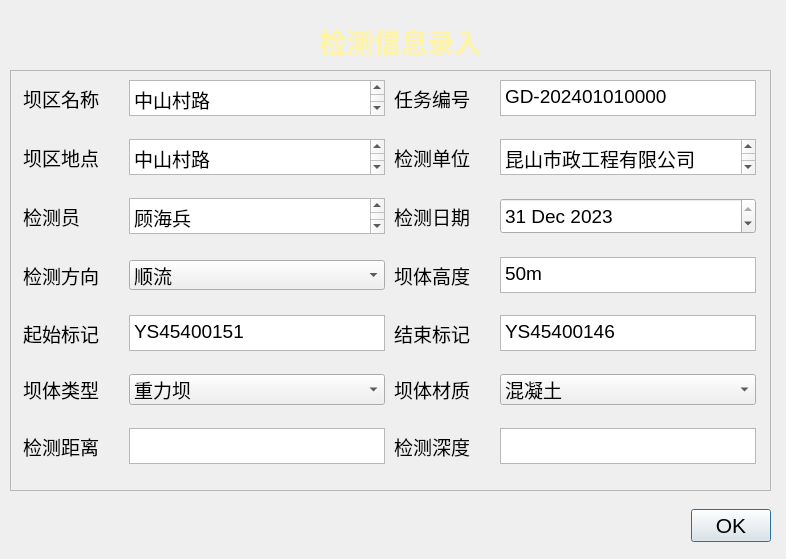
<?xml version="1.0" encoding="UTF-8"?>
<ui version="4.0">
 <class>Dialog</class>
 <widget class="QDialog" name="Dialog">
  <property name="geometry">
   <rect>
    <x>0</x>
    <y>0</y>
    <width>786</width>
    <height>559</height>
   </rect>
  </property>
  <property name="windowTitle">
   <string>Dialog</string>
  </property>
  <widget class="QDialogButtonBox" name="buttonBox">
   <property name="geometry">
    <rect>
     <x>50</x>
     <y>500</y>
     <width>721</width>
     <height>51</height>
    </rect>
   </property>
   <property name="font">
    <font>
     <pointsize>16</pointsize>
     <bold>false</bold>
    </font>
   </property>
   <property name="orientation">
    <enum>Qt::Horizontal</enum>
   </property>
   <property name="standardButtons">
    <set>QDialogButtonBox::Ok</set>
   </property>
  </widget>
  <widget class="QFrame" name="frame">
   <property name="geometry">
    <rect>
     <x>10</x>
     <y>70</y>
     <width>761</width>
     <height>421</height>
    </rect>
   </property>
   <property name="font">
    <font>
     <pointsize>14</pointsize>
    </font>
   </property>
   <property name="frameShape">
    <enum>QFrame::StyledPanel</enum>
   </property>
   <property name="frameShadow">
    <enum>QFrame::Raised</enum>
   </property>
   <layout class="QGridLayout" name="gridLayout">
    <item row="7" column="1">
     <layout class="QHBoxLayout" name="horizontalLayout_11">
      <item>
       <widget class="QLabel" name="label_12">
        <property name="maximumSize">
         <size>
          <width>100</width>
          <height>16777215</height>
         </size>
        </property>
        <property name="text">
         <string>坝体高度</string>
        </property>
       </widget>
      </item>
      <item>
       <widget class="QTextEdit" name="pipeDEdit">
        <property name="sizePolicy">
         <sizepolicy hsizetype="Preferred" vsizetype="Fixed">
          <horstretch>0</horstretch>
          <verstretch>0</verstretch>
         </sizepolicy>
        </property>
        <property name="maximumSize">
         <size>
          <width>256</width>
          <height>36</height>
         </size>
        </property>
        <property name="html">
         <string>&lt;!DOCTYPE HTML PUBLIC &quot;-//W3C//DTD HTML 4.0//EN&quot; &quot;http://www.w3.org/TR/REC-html40/strict.dtd&quot;&gt;
&lt;html&gt;&lt;head&gt;&lt;meta name=&quot;qrichtext&quot; content=&quot;1&quot; /&gt;&lt;meta charset=&quot;utf-8&quot; /&gt;&lt;style type=&quot;text/css&quot;&gt;
p, li { white-space: pre-wrap; }
hr { height: 1px; border-width: 0; }
li.unchecked::marker { content: &quot;\2610&quot;; }
li.checked::marker { content: &quot;\2612&quot;; }
&lt;/style&gt;&lt;/head&gt;&lt;body style=&quot; font-family:'Microsoft YaHei UI'; font-size:14pt; font-weight:400; font-style:normal;&quot;&gt;
&lt;p style=&quot; margin-top:0px; margin-bottom:0px; margin-left:0px; margin-right:0px; -qt-block-indent:0; text-indent:0px;&quot;&gt;50m&lt;/p&gt;&lt;/body&gt;&lt;/html&gt;</string>
        </property>
       </widget>
      </item>
     </layout>
    </item>
    <item row="2" column="1">
     <layout class="QHBoxLayout" name="horizontalLayout_4">
      <item>
       <widget class="QLabel" name="label_5">
        <property name="maximumSize">
         <size>
          <width>100</width>
          <height>16777215</height>
         </size>
        </property>
        <property name="text">
         <string>检测单位    </string>
        </property>
       </widget>
      </item>
      <item>
       <widget class="QTextEdit" name="unitEdit">
        <property name="sizePolicy">
         <sizepolicy hsizetype="Preferred" vsizetype="Fixed">
          <horstretch>0</horstretch>
          <verstretch>0</verstretch>
         </sizepolicy>
        </property>
        <property name="maximumSize">
         <size>
          <width>256</width>
          <height>36</height>
         </size>
        </property>
        <property name="html">
         <string>&lt;!DOCTYPE HTML PUBLIC &quot;-//W3C//DTD HTML 4.0//EN&quot; &quot;http://www.w3.org/TR/REC-html40/strict.dtd&quot;&gt;
&lt;html&gt;&lt;head&gt;&lt;meta name=&quot;qrichtext&quot; content=&quot;1&quot; /&gt;&lt;meta charset=&quot;utf-8&quot; /&gt;&lt;style type=&quot;text/css&quot;&gt;
p, li { white-space: pre-wrap; }
hr { height: 1px; border-width: 0; }
li.unchecked::marker { content: &quot;\2610&quot;; }
li.checked::marker { content: &quot;\2612&quot;; }
&lt;/style&gt;&lt;/head&gt;&lt;body style=&quot; font-family:'Microsoft YaHei UI'; font-size:14pt; font-weight:400; font-style:normal;&quot;&gt;
&lt;p style=&quot; margin-top:0px; margin-bottom:0px; margin-left:0px; margin-right:0px; -qt-block-indent:0; text-indent:0px;&quot;&gt;&lt;span style=&quot; font-family:'Ubuntu';&quot;&gt;昆山市政工程有限公司&lt;/span&gt;&lt;/p&gt;&lt;/body&gt;&lt;/html&gt;</string>
        </property>
       </widget>
      </item>
     </layout>
    </item>
    <item row="5" column="1">
     <layout class="QHBoxLayout" name="horizontalLayout_15">
      <item>
       <widget class="QLabel" name="label_17">
        <property name="sizePolicy">
         <sizepolicy hsizetype="Expanding" vsizetype="Preferred">
          <horstretch>0</horstretch>
          <verstretch>0</verstretch>
         </sizepolicy>
        </property>
        <property name="maximumSize">
         <size>
          <width>100</width>
          <height>16777215</height>
         </size>
        </property>
        <property name="text">
         <string>检测日期</string>
        </property>
       </widget>
      </item>
      <item>
       <widget class="QDateEdit" name="dateEdit">
        <property name="sizePolicy">
         <sizepolicy hsizetype="Preferred" vsizetype="Fixed">
          <horstretch>0</horstretch>
          <verstretch>0</verstretch>
         </sizepolicy>
        </property>
        <property name="maximumSize">
         <size>
          <width>256</width>
          <height>36</height>
         </size>
        </property>
        <property name="dateTime">
         <datetime>
          <hour>8</hour>
          <minute>0</minute>
          <second>0</second>
          <year>2023</year>
          <month>12</month>
          <day>31</day>
         </datetime>
        </property>
       </widget>
      </item>
     </layout>
    </item>
    <item row="5" column="0">
     <layout class="QHBoxLayout" name="horizontalLayout_6">
      <item>
       <widget class="QLabel" name="label_7">
        <property name="maximumSize">
         <size>
          <width>100</width>
          <height>16777215</height>
         </size>
        </property>
        <property name="text">
         <string>检测员        </string>
        </property>
       </widget>
      </item>
      <item>
       <widget class="QTextEdit" name="personEdit">
        <property name="sizePolicy">
         <sizepolicy hsizetype="Preferred" vsizetype="Fixed">
          <horstretch>0</horstretch>
          <verstretch>0</verstretch>
         </sizepolicy>
        </property>
        <property name="maximumSize">
         <size>
          <width>256</width>
          <height>36</height>
         </size>
        </property>
        <property name="html">
         <string>&lt;!DOCTYPE HTML PUBLIC &quot;-//W3C//DTD HTML 4.0//EN&quot; &quot;http://www.w3.org/TR/REC-html40/strict.dtd&quot;&gt;
&lt;html&gt;&lt;head&gt;&lt;meta name=&quot;qrichtext&quot; content=&quot;1&quot; /&gt;&lt;meta charset=&quot;utf-8&quot; /&gt;&lt;style type=&quot;text/css&quot;&gt;
p, li { white-space: pre-wrap; }
hr { height: 1px; border-width: 0; }
li.unchecked::marker { content: &quot;\2610&quot;; }
li.checked::marker { content: &quot;\2612&quot;; }
&lt;/style&gt;&lt;/head&gt;&lt;body style=&quot; font-family:'Microsoft YaHei UI'; font-size:14pt; font-weight:400; font-style:normal;&quot;&gt;
&lt;p style=&quot; margin-top:0px; margin-bottom:0px; margin-left:0px; margin-right:0px; -qt-block-indent:0; text-indent:0px;&quot;&gt;&lt;span style=&quot; font-family:'Ubuntu';&quot;&gt;顾海兵&lt;/span&gt;&lt;/p&gt;&lt;/body&gt;&lt;/html&gt;</string>
        </property>
       </widget>
      </item>
     </layout>
    </item>
    <item row="0" column="0">
     <layout class="QHBoxLayout" name="horizontalLayout">
      <item>
       <widget class="QLabel" name="label_2">
        <property name="maximumSize">
         <size>
          <width>100</width>
          <height>16777215</height>
         </size>
        </property>
        <property name="text">
         <string>坝区名称    </string>
        </property>
       </widget>
      </item>
      <item>
       <widget class="QTextEdit" name="nameEdit">
        <property name="sizePolicy">
         <sizepolicy hsizetype="Preferred" vsizetype="Fixed">
          <horstretch>0</horstretch>
          <verstretch>0</verstretch>
         </sizepolicy>
        </property>
        <property name="minimumSize">
         <size>
          <width>6</width>
          <height>0</height>
         </size>
        </property>
        <property name="maximumSize">
         <size>
          <width>256</width>
          <height>36</height>
         </size>
        </property>
        <property name="html">
         <string>&lt;!DOCTYPE HTML PUBLIC &quot;-//W3C//DTD HTML 4.0//EN&quot; &quot;http://www.w3.org/TR/REC-html40/strict.dtd&quot;&gt;
&lt;html&gt;&lt;head&gt;&lt;meta name=&quot;qrichtext&quot; content=&quot;1&quot; /&gt;&lt;meta charset=&quot;utf-8&quot; /&gt;&lt;style type=&quot;text/css&quot;&gt;
p, li { white-space: pre-wrap; }
hr { height: 1px; border-width: 0; }
li.unchecked::marker { content: &quot;\2610&quot;; }
li.checked::marker { content: &quot;\2612&quot;; }
&lt;/style&gt;&lt;/head&gt;&lt;body style=&quot; font-family:'Microsoft YaHei UI'; font-size:14pt; font-weight:400; font-style:normal;&quot;&gt;
&lt;p style=&quot; margin-top:0px; margin-bottom:0px; margin-left:0px; margin-right:0px; -qt-block-indent:0; text-indent:0px;&quot;&gt;&lt;span style=&quot; font-family:'Ubuntu';&quot;&gt;中山村路&lt;/span&gt;&lt;/p&gt;&lt;/body&gt;&lt;/html&gt;</string>
        </property>
       </widget>
      </item>
     </layout>
    </item>
    <item row="2" column="0">
     <layout class="QHBoxLayout" name="horizontalLayout_2">
      <item>
       <widget class="QLabel" name="label_3">
        <property name="sizePolicy">
         <sizepolicy hsizetype="Fixed" vsizetype="Preferred">
          <horstretch>0</horstretch>
          <verstretch>0</verstretch>
         </sizepolicy>
        </property>
        <property name="maximumSize">
         <size>
          <width>100</width>
          <height>16777215</height>
         </size>
        </property>
        <property name="text">
         <string>坝区地点    </string>
        </property>
       </widget>
      </item>
      <item>
       <widget class="QTextEdit" name="placeEdit">
        <property name="sizePolicy">
         <sizepolicy hsizetype="Preferred" vsizetype="Fixed">
          <horstretch>0</horstretch>
          <verstretch>0</verstretch>
         </sizepolicy>
        </property>
        <property name="maximumSize">
         <size>
          <width>256</width>
          <height>36</height>
         </size>
        </property>
        <property name="html">
         <string>&lt;!DOCTYPE HTML PUBLIC &quot;-//W3C//DTD HTML 4.0//EN&quot; &quot;http://www.w3.org/TR/REC-html40/strict.dtd&quot;&gt;
&lt;html&gt;&lt;head&gt;&lt;meta name=&quot;qrichtext&quot; content=&quot;1&quot; /&gt;&lt;meta charset=&quot;utf-8&quot; /&gt;&lt;style type=&quot;text/css&quot;&gt;
p, li { white-space: pre-wrap; }
hr { height: 1px; border-width: 0; }
li.unchecked::marker { content: &quot;\2610&quot;; }
li.checked::marker { content: &quot;\2612&quot;; }
&lt;/style&gt;&lt;/head&gt;&lt;body style=&quot; font-family:'Microsoft YaHei UI'; font-size:14pt; font-weight:400; font-style:normal;&quot;&gt;
&lt;p style=&quot; margin-top:0px; margin-bottom:0px; margin-left:0px; margin-right:0px; -qt-block-indent:0; text-indent:0px;&quot;&gt;&lt;span style=&quot; font-family:'Ubuntu';&quot;&gt;中山村路&lt;/span&gt;&lt;/p&gt;&lt;/body&gt;&lt;/html&gt;</string>
        </property>
       </widget>
      </item>
     </layout>
    </item>
    <item row="9" column="1">
     <layout class="QHBoxLayout" name="horizontalLayout_8">
      <item>
       <widget class="QLabel" name="label_9">
        <property name="maximumSize">
         <size>
          <width>100</width>
          <height>16777215</height>
         </size>
        </property>
        <property name="text">
         <string>结束标记    </string>
        </property>
       </widget>
      </item>
      <item>
       <widget class="QTextEdit" name="endNumEdit">
        <property name="sizePolicy">
         <sizepolicy hsizetype="Preferred" vsizetype="Fixed">
          <horstretch>0</horstretch>
          <verstretch>0</verstretch>
         </sizepolicy>
        </property>
        <property name="maximumSize">
         <size>
          <width>256</width>
          <height>36</height>
         </size>
        </property>
        <property name="html">
         <string>&lt;!DOCTYPE HTML PUBLIC &quot;-//W3C//DTD HTML 4.0//EN&quot; &quot;http://www.w3.org/TR/REC-html40/strict.dtd&quot;&gt;
&lt;html&gt;&lt;head&gt;&lt;meta name=&quot;qrichtext&quot; content=&quot;1&quot; /&gt;&lt;meta charset=&quot;utf-8&quot; /&gt;&lt;style type=&quot;text/css&quot;&gt;
p, li { white-space: pre-wrap; }
hr { height: 1px; border-width: 0; }
li.unchecked::marker { content: &quot;\2610&quot;; }
li.checked::marker { content: &quot;\2612&quot;; }
&lt;/style&gt;&lt;/head&gt;&lt;body style=&quot; font-family:'Microsoft YaHei UI'; font-size:14pt; font-weight:400; font-style:normal;&quot;&gt;
&lt;p style=&quot; margin-top:0px; margin-bottom:0px; margin-left:0px; margin-right:0px; -qt-block-indent:0; text-indent:0px;&quot;&gt;&lt;span style=&quot; font-family:'Ubuntu';&quot;&gt;YS45400146&lt;/span&gt;&lt;/p&gt;&lt;/body&gt;&lt;/html&gt;</string>
        </property>
       </widget>
      </item>
     </layout>
    </item>
    <item row="7" column="0">
     <layout class="QHBoxLayout" name="horizontalLayout_5">
      <item>
       <widget class="QLabel" name="label_6">
        <property name="maximumSize">
         <size>
          <width>100</width>
          <height>16777215</height>
         </size>
        </property>
        <property name="text">
         <string>检测方向    </string>
        </property>
       </widget>
      </item>
      <item>
       <widget class="QComboBox" name="direcComboBox">
        <property name="maximumSize">
         <size>
          <width>256</width>
          <height>30</height>
         </size>
        </property>
        <item>
         <property name="text">
          <string>顺流</string>
         </property>
        </item>
        <item>
         <property name="text">
          <string>逆流</string>
         </property>
        </item>
       </widget>
      </item>
     </layout>
    </item>
    <item row="14" column="0">
     <spacer name="verticalSpacer_6">
      <property name="orientation">
       <enum>Qt::Vertical</enum>
      </property>
      <property name="sizeHint" stdset="0">
       <size>
        <width>20</width>
        <height>40</height>
       </size>
      </property>
     </spacer>
    </item>
    <item row="8" column="0">
     <spacer name="verticalSpacer_3">
      <property name="orientation">
       <enum>Qt::Vertical</enum>
      </property>
      <property name="sizeHint" stdset="0">
       <size>
        <width>20</width>
        <height>40</height>
       </size>
      </property>
     </spacer>
    </item>
    <item row="11" column="0">
     <layout class="QHBoxLayout" name="horizontalLayout_9">
      <item>
       <widget class="QLabel" name="label_10">
        <property name="maximumSize">
         <size>
          <width>100</width>
          <height>16777215</height>
         </size>
        </property>
        <property name="text">
         <string>坝体类型    </string>
        </property>
       </widget>
      </item>
      <item>
       <widget class="QComboBox" name="pipeTypeComboBox">
        <item>
         <property name="text">
          <string>重力坝</string>
         </property>
        </item>
        <item>
         <property name="text">
          <string>土石坝</string>
         </property>
        </item>
        <item>
         <property name="text">
          <string>拱坝</string>
         </property>
        </item>
       </widget>
      </item>
     </layout>
    </item>
    <item row="13" column="1">
     <layout class="QHBoxLayout" name="horizontalLayout_14">
      <item>
       <widget class="QLabel" name="label_15">
        <property name="sizePolicy">
         <sizepolicy hsizetype="Expanding" vsizetype="Preferred">
          <horstretch>0</horstretch>
          <verstretch>0</verstretch>
         </sizepolicy>
        </property>
        <property name="maximumSize">
         <size>
          <width>100</width>
          <height>16777215</height>
         </size>
        </property>
        <property name="text">
         <string>检测深度</string>
        </property>
       </widget>
      </item>
      <item>
       <widget class="QTextEdit" name="textEdit_14">
        <property name="sizePolicy">
         <sizepolicy hsizetype="Preferred" vsizetype="Fixed">
          <horstretch>0</horstretch>
          <verstretch>0</verstretch>
         </sizepolicy>
        </property>
        <property name="maximumSize">
         <size>
          <width>256</width>
          <height>36</height>
         </size>
        </property>
       </widget>
      </item>
     </layout>
    </item>
    <item row="13" column="0">
     <layout class="QHBoxLayout" name="horizontalLayout_13">
      <item>
       <widget class="QLabel" name="label_14">
        <property name="maximumSize">
         <size>
          <width>100</width>
          <height>16777215</height>
         </size>
        </property>
        <property name="text">
         <string>检测距离</string>
        </property>
       </widget>
      </item>
      <item>
       <widget class="QTextEdit" name="textEdit_13">
        <property name="sizePolicy">
         <sizepolicy hsizetype="Preferred" vsizetype="Fixed">
          <horstretch>0</horstretch>
          <verstretch>0</verstretch>
         </sizepolicy>
        </property>
        <property name="maximumSize">
         <size>
          <width>256</width>
          <height>36</height>
         </size>
        </property>
       </widget>
      </item>
     </layout>
    </item>
    <item row="9" column="0">
     <layout class="QHBoxLayout" name="horizontalLayout_7">
      <item>
       <widget class="QLabel" name="label_8">
        <property name="maximumSize">
         <size>
          <width>100</width>
          <height>16777215</height>
         </size>
        </property>
        <property name="text">
         <string>起始标记    </string>
        </property>
       </widget>
      </item>
      <item>
       <widget class="QTextEdit" name="startNumEdit">
        <property name="sizePolicy">
         <sizepolicy hsizetype="Preferred" vsizetype="Fixed">
          <horstretch>0</horstretch>
          <verstretch>0</verstretch>
         </sizepolicy>
        </property>
        <property name="maximumSize">
         <size>
          <width>256</width>
          <height>36</height>
         </size>
        </property>
        <property name="html">
         <string>&lt;!DOCTYPE HTML PUBLIC &quot;-//W3C//DTD HTML 4.0//EN&quot; &quot;http://www.w3.org/TR/REC-html40/strict.dtd&quot;&gt;
&lt;html&gt;&lt;head&gt;&lt;meta name=&quot;qrichtext&quot; content=&quot;1&quot; /&gt;&lt;meta charset=&quot;utf-8&quot; /&gt;&lt;style type=&quot;text/css&quot;&gt;
p, li { white-space: pre-wrap; }
hr { height: 1px; border-width: 0; }
li.unchecked::marker { content: &quot;\2610&quot;; }
li.checked::marker { content: &quot;\2612&quot;; }
&lt;/style&gt;&lt;/head&gt;&lt;body style=&quot; font-family:'Microsoft YaHei UI'; font-size:14pt; font-weight:400; font-style:normal;&quot;&gt;
&lt;p style=&quot; margin-top:0px; margin-bottom:0px; margin-left:0px; margin-right:0px; -qt-block-indent:0; text-indent:0px;&quot;&gt;&lt;span style=&quot; font-family:'Ubuntu';&quot;&gt;YS45400151&lt;/span&gt;&lt;/p&gt;&lt;/body&gt;&lt;/html&gt;</string>
        </property>
       </widget>
      </item>
     </layout>
    </item>
    <item row="0" column="1">
     <layout class="QHBoxLayout" name="horizontalLayout_3">
      <item>
       <widget class="QLabel" name="label_4">
        <property name="maximumSize">
         <size>
          <width>100</width>
          <height>16777215</height>
         </size>
        </property>
        <property name="text">
         <string>任务编号</string>
        </property>
       </widget>
      </item>
      <item>
       <widget class="QTextEdit" name="numEdit">
        <property name="sizePolicy">
         <sizepolicy hsizetype="Preferred" vsizetype="Fixed">
          <horstretch>0</horstretch>
          <verstretch>0</verstretch>
         </sizepolicy>
        </property>
        <property name="maximumSize">
         <size>
          <width>256</width>
          <height>36</height>
         </size>
        </property>
        <property name="html">
         <string>&lt;!DOCTYPE HTML PUBLIC &quot;-//W3C//DTD HTML 4.0//EN&quot; &quot;http://www.w3.org/TR/REC-html40/strict.dtd&quot;&gt;
&lt;html&gt;&lt;head&gt;&lt;meta name=&quot;qrichtext&quot; content=&quot;1&quot; /&gt;&lt;meta charset=&quot;utf-8&quot; /&gt;&lt;style type=&quot;text/css&quot;&gt;
p, li { white-space: pre-wrap; }
hr { height: 1px; border-width: 0; }
li.unchecked::marker { content: &quot;\2610&quot;; }
li.checked::marker { content: &quot;\2612&quot;; }
&lt;/style&gt;&lt;/head&gt;&lt;body style=&quot; font-family:'Microsoft YaHei UI'; font-size:14pt; font-weight:400; font-style:normal;&quot;&gt;
&lt;p style=&quot; margin-top:0px; margin-bottom:0px; margin-left:0px; margin-right:0px; -qt-block-indent:0; text-indent:0px;&quot;&gt;&lt;span style=&quot; font-family:'Ubuntu';&quot;&gt;GD-202401010000&lt;/span&gt;&lt;/p&gt;&lt;/body&gt;&lt;/html&gt;</string>
        </property>
       </widget>
      </item>
     </layout>
    </item>
    <item row="12" column="0">
     <spacer name="verticalSpacer_5">
      <property name="orientation">
       <enum>Qt::Vertical</enum>
      </property>
      <property name="sizeHint" stdset="0">
       <size>
        <width>20</width>
        <height>40</height>
       </size>
      </property>
     </spacer>
    </item>
    <item row="10" column="0">
     <spacer name="verticalSpacer_4">
      <property name="orientation">
       <enum>Qt::Vertical</enum>
      </property>
      <property name="sizeHint" stdset="0">
       <size>
        <width>20</width>
        <height>40</height>
       </size>
      </property>
     </spacer>
    </item>
    <item row="11" column="1">
     <layout class="QHBoxLayout" name="horizontalLayout_10">
      <item>
       <widget class="QLabel" name="label_11">
        <property name="maximumSize">
         <size>
          <width>100</width>
          <height>16777215</height>
         </size>
        </property>
        <property name="text">
         <string>坝体材质    </string>
        </property>
       </widget>
      </item>
      <item>
       <widget class="QComboBox" name="pipeMaterialComboBox">
        <item>
         <property name="text">
          <string>混凝土</string>
         </property>
        </item>
        <item>
         <property name="text">
          <string>石料</string>
         </property>
        </item>
        <item>
         <property name="text">
          <string>沥青</string>
         </property>
        </item>
       </widget>
      </item>
     </layout>
    </item>
    <item row="6" column="0">
     <spacer name="verticalSpacer_2">
      <property name="orientation">
       <enum>Qt::Vertical</enum>
      </property>
      <property name="sizeHint" stdset="0">
       <size>
        <width>20</width>
        <height>40</height>
       </size>
      </property>
     </spacer>
    </item>
    <item row="3" column="0">
     <spacer name="verticalSpacer_7">
      <property name="orientation">
       <enum>Qt::Vertical</enum>
      </property>
      <property name="sizeHint" stdset="0">
       <size>
        <width>20</width>
        <height>40</height>
       </size>
      </property>
     </spacer>
    </item>
    <item row="1" column="0">
     <spacer name="verticalSpacer">
      <property name="orientation">
       <enum>Qt::Vertical</enum>
      </property>
      <property name="sizeHint" stdset="0">
       <size>
        <width>20</width>
        <height>40</height>
       </size>
      </property>
     </spacer>
    </item>
   </layout>
  </widget>
  <widget class="QLabel" name="label">
   <property name="geometry">
    <rect>
     <x>20</x>
     <y>10</y>
     <width>761</width>
     <height>61</height>
    </rect>
   </property>
   <property name="font">
    <font>
     <pointsize>20</pointsize>
     <bold>true</bold>
    </font>
   </property>
   <property name="styleSheet">
    <string notr="true">color: rgb(255, 244, 163);</string>
   </property>
   <property name="text">
    <string>检测信息录入</string>
   </property>
   <property name="alignment">
    <set>Qt::AlignCenter</set>
   </property>
  </widget>
 </widget>
 <resources/>
 <connections>
  <connection>
   <sender>buttonBox</sender>
   <signal>accepted()</signal>
   <receiver>Dialog</receiver>
   <slot>accept()</slot>
   <hints>
    <hint type="sourcelabel">
     <x>248</x>
     <y>254</y>
    </hint>
    <hint type="destinationlabel">
     <x>157</x>
     <y>274</y>
    </hint>
   </hints>
  </connection>
  <connection>
   <sender>buttonBox</sender>
   <signal>rejected()</signal>
   <receiver>Dialog</receiver>
   <slot>reject()</slot>
   <hints>
    <hint type="sourcelabel">
     <x>316</x>
     <y>260</y>
    </hint>
    <hint type="destinationlabel">
     <x>286</x>
     <y>274</y>
    </hint>
   </hints>
  </connection>
 </connections>
</ui>
